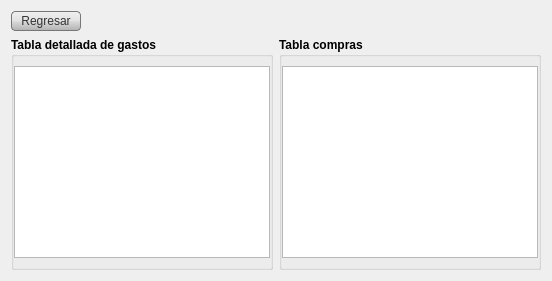
     <widget class="QWidget" name="page_2">
      <layout class="QVBoxLayout" name="verticalLayout_9">
       <item>
        <widget class="QPushButton" name="pbVerResumen">
         <property name="sizePolicy">
          <sizepolicy hsizetype="Fixed" vsizetype="Fixed">
           <horstretch>0</horstretch>
           <verstretch>0</verstretch>
          </sizepolicy>
         </property>
         <property name="styleSheet">
          <string notr="true">QToolButton, QAbstractButton{
	background-color: qlineargradient(spread:pad, x1:0, y1:0, x2:0, y2:1, stop:0 rgba(239, 239, 239, 255), stop:0.5 rgba(226, 226, 226, 255), stop:0.509091 rgba(219, 219, 219, 255), stop:0.986364 rgba(179, 179, 179, 255), stop:1 rgba(207, 228, 255, 255));
border-radius:4px;border:1px solid #777; padding:2 9 2 9;color:#333;
}
QAbstractButton::hover{
	background-color: qlineargradient(spread:pad, x1:0, y1:0, x2:0, y2:1, stop:0 rgba(175, 236, 224, 255), stop:0.536364 rgba(94, 192, 226, 255), stop:0.554545 rgba(72, 170, 199, 255), stop:0.977273 rgba(65, 163, 198, 255), stop:1 rgba(255, 255, 255, 255));

}</string>
         </property>
         <property name="text">
          <string>Regresar</string>
         </property>
         <property name="icon">
          <iconset resource="../../icons.qrc">
           <normaloff>:/actions/images/actions/black_18/arrow_left2.png</normaloff>:/actions/images/actions/black_18/arrow_left2.png</iconset>
         </property>
        </widget>
       </item>
       <item>
        <layout class="QHBoxLayout" name="horizontalLayout_3">
         <item>
          <widget class="QGroupBox" name="groupBox_4">
           <property name="font">
            <font>
             <weight>75</weight>
             <bold>true</bold>
            </font>
           </property>
           <property name="title">
            <string>Tabla detallada de gastos</string>
           </property>
           <layout class="QVBoxLayout" name="verticalLayout_7">
            <property name="leftMargin">
             <number>0</number>
            </property>
            <property name="rightMargin">
             <number>0</number>
            </property>
            <item>
             <widget class="QTableWidget" name="twGastos">
              <property name="editTriggers">
               <set>QAbstractItemView::NoEditTriggers</set>
              </property>
              <property name="alternatingRowColors">
               <bool>true</bool>
              </property>
              <property name="selectionBehavior">
               <enum>QAbstractItemView::SelectRows</enum>
              </property>
              <property name="showGrid">
               <bool>false</bool>
              </property>
              <property name="gridStyle">
               <enum>Qt::NoPen</enum>
              </property>
              <property name="sortingEnabled">
               <bool>true</bool>
              </property>
              <attribute name="horizontalHeaderVisible">
               <bool>false</bool>
              </attribute>
              <attribute name="verticalHeaderVisible">
               <bool>false</bool>
              </attribute>
             </widget>
            </item>
           </layout>
          </widget>
         </item>
         <item>
          <widget class="QGroupBox" name="groupBox_5">
           <property name="font">
            <font>
             <weight>75</weight>
             <bold>true</bold>
            </font>
           </property>
           <property name="title">
            <string>Tabla compras</string>
           </property>
           <layout class="QVBoxLayout" name="verticalLayout_8">
            <property name="spacing">
             <number>0</number>
            </property>
            <property name="leftMargin">
             <number>0</number>
            </property>
            <property name="rightMargin">
             <number>0</number>
            </property>
            <item>
             <widget class="QTableWidget" name="twCompras">
              <property name="editTriggers">
               <set>QAbstractItemView::NoEditTriggers</set>
              </property>
              <property name="alternatingRowColors">
               <bool>true</bool>
              </property>
              <property name="selectionBehavior">
               <enum>QAbstractItemView::SelectRows</enum>
              </property>
              <property name="showGrid">
               <bool>false</bool>
              </property>
              <property name="gridStyle">
               <enum>Qt::NoPen</enum>
              </property>
              <property name="sortingEnabled">
               <bool>true</bool>
              </property>
              <attribute name="horizontalHeaderVisible">
               <bool>false</bool>
              </attribute>
              <attribute name="verticalHeaderVisible">
               <bool>false</bool>
              </attribute>
             </widget>
            </item>
           </layout>
          </widget>
         </item>
        </layout>
       </item>
      </layout>
     </widget>
